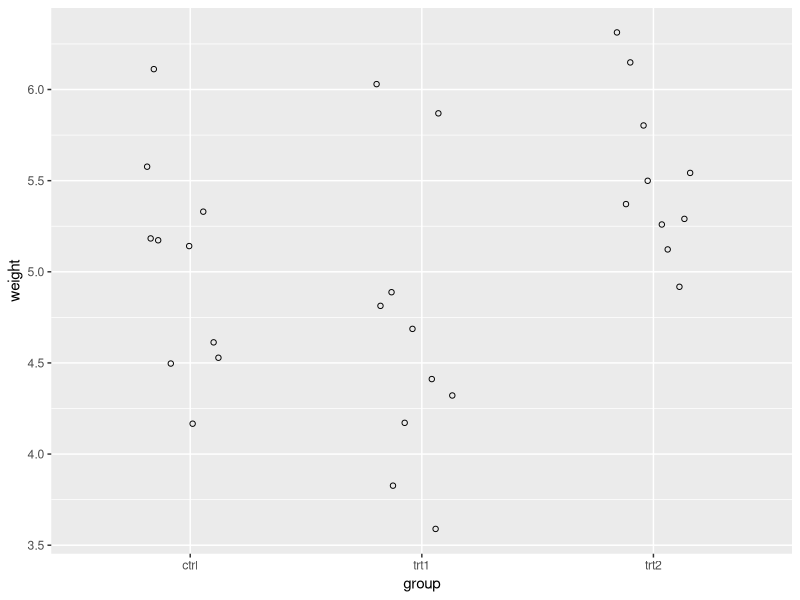
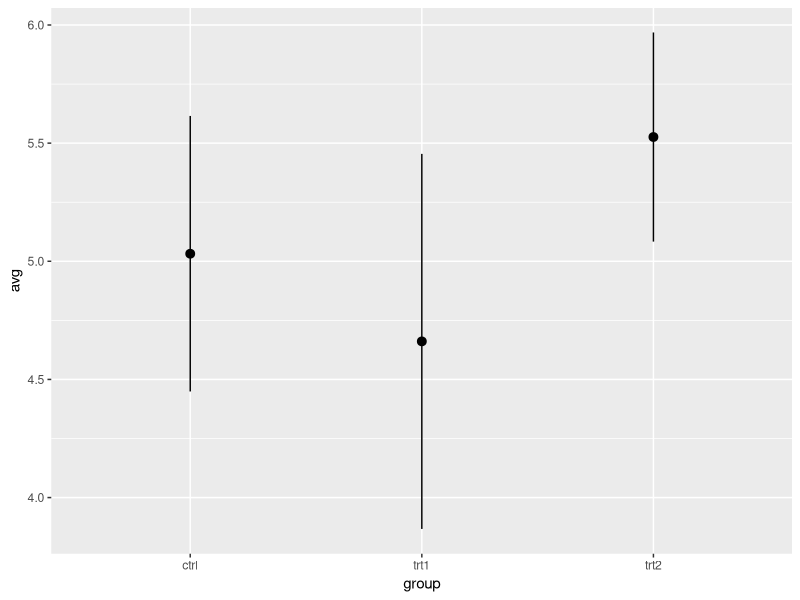
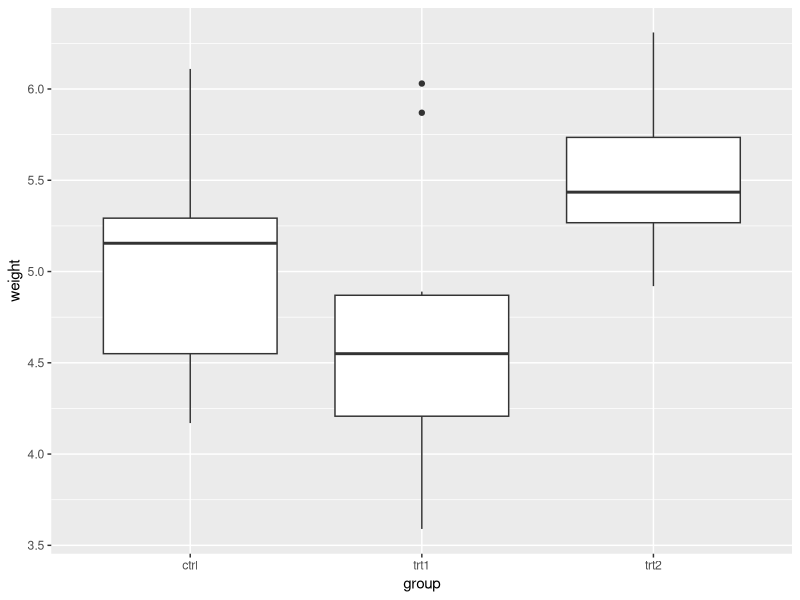

Generate these figures, in order, with R:
# Intro to R
# Rick Scavetta
# 14 Feb 2018
# MPI MolGen Workshop

# clear workspace
rm(list = ls())

# load packages
library(dplyr)
library(ggplot2)

# R Notation
n <- log2(8) # the log 2 of 8
n

# A Simple Workflow
PlantGrowth

# Descriptive stats:
# mean, sd
mean(PlantGrowth$weight) # 5.073

# group-wise stats:
PlantGrowth %>%
  group_by(group) %>%
  summarise(avg = mean(weight),
            stdev = sd(weight)) -> PGSummary

# Visualisations:
# aesthetics - scales onto which we MAP variables
# geometry - how the plot will actually look
# plot 1: individual values
ggplot(PlantGrowth, aes(x = group, y = weight)) +
  geom_point(position = position_jitter(0.2),
             shape = 1)

# plot 2: mean, sd
ggplot(PGSummary, aes(x = group,
                      y = avg,
                      ymin = avg - stdev,
                      ymax = avg + stdev)) +
  geom_pointrange()

# plot 3: boxplot
ggplot(PlantGrowth, aes(x = group, y = weight)) +
  geom_boxplot()

# Group differences
Plant.lm <- lm(weight ~ group, data = PlantGrowth)

# ANOVA:
Plant.anova <- anova(Plant.lm)

# Get specific metrics:
# Plant.anova[1,5]
Plant.anova$`Pr(>F)`[1]

# Element 2: Functions
# Eveything that happens in R,
# is because of a function

# arithmetic operators:
34 + 6
`+`(34, 6)

# BEDMAS: Bracket, Exp, div, mul, add, sub
2 - 3/4 # 1.25
(2 - 3)/4 # -0.25

# () use in BEDMAS, and function definitions

# Ex 1, p 27
1.12 * 3 - 0.4

m <- 1.12
b <- -0.4
m * 3 + b
m * 8 + b
m * 9 + b
m * 23 + b

# Functions - always have ()
# 0 or more argumets
# args may or may not be names

# ex:
log2(8)
?log2
# 8, position matching
# base, named argument
log(8, base = 2)
log(8, 2)

# what about:
log(2, x = 8)
# confusing!

# Really common functions:
# Combine - c()
xx <- c(3, 8, 9, 23)

myNames <- c("healthy", "tissue", "quantity")

# Sequence - seq(from, to, by)
foo1 <- seq(1, 100, 7)
foo1

n <- 34
p <- 6
foo2 <- seq(1, n, p)

# Colon operator:
seq(1, 10, 1)
1:10

# types of math functions
# Transformation functions
# Numb of output == numb of input
foo1 * 10
log2(foo1)
sqrt(foo1)

# Aggregration functions
# output is typically 1 or a small
# number of values
mean(foo1)
sd(foo1)
var(foo1)
median(foo1)

# Ex 2, p 30:
foo2 + 100
foo2 + foo2
sum(foo2) + foo2
foo2 + 1:4


######## Key Concept: #######
######## Vector Recycling ###
#############################

# Ex 3, p 30:
m * xx + b

# Ex 4, p 30
m2 <- c(0, 1.12)
m2 * xx + b

# What we really want is... "reiteration"
# Many ways to do this:
# super old school - for loops :/
# old school - apply family
# "list apply" (produces a list)
lapply(m2, function(input) {input * xx + b})
sapply(m2, function(input) {input * xx + b})

# new school - purrr package (in the tidyverse)
library(purrr)

# "map" each value of an object to soe function
map(m2, ~ . * xx + b)

# Different brackets:
# () = function arguments & math order
# [] = positions
# {} = define chunks of code

# Element 3: Objects
# Anything that exists is an object

# Here: common data structures

# Vectors: Homogenous, 1D data
foo1 # 15 elements
foo2 # 6 elements

# Atomic vector types:
# logical - T/F, TRUE/FALSE (aka binary, boolean)
# integer - 1,2,3,4
# numerical/double - 1.5, 3.14
# characters - anything (aka string)

typeof(foo1)
# Force integer using "L"
foo1 <- seq(1L, 100L, 7L)
typeof(foo1)

foo3 <- c("Liver", "Brain", "Testes",
          "Muscle", "Intestine", "Heart")
typeof(foo3)

foo4 <- c(T, F, F, T, T, F)
typeof(foo4)

# only 1 type!!
test <- c(1:10, "bob")
test
typeof(test)

# Coercion function "as.x()"
test <- as.integer(test)

# Confirm type with "is.x()"
is.double(test)
is.integer(test)
is.numeric(test)
is.character(test)

# Lists: Heterogenous, 1D
typeof(Plant.lm) # list

attributes(Plant.lm)

# Access common attribues with accessory functions
names(Plant.lm)
class(Plant.lm) # "lm"

# Anything that is named can be accessed with $
Plant.lm$coefficients

# What's class?
# Class dictates how functions with handle an object
print(Plant.lm)

class(Plant.anova)
print(Plant.anova)

# Data Frame - Heterogenous, 2D
# Specialised version of a list
# Where every element is a vector of the same length

foo.df <- data.frame(foo4, foo3, foo2)

# col = variable
# row = observation

foo.df

typeof(foo.df)
class(foo.df)

attributes(foo.df)
names(foo.df) <- myNames
foo.df

# access columns:
foo.df$healthy

# ALWAYS know the strucure and type of your data
str(foo.df)
glimpse(foo.df) # inside dplyr
summary(foo.df)


